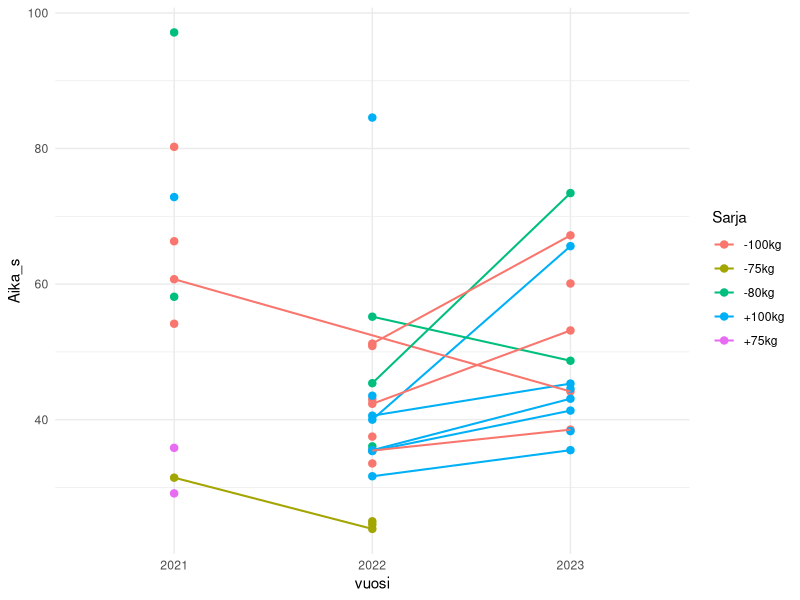
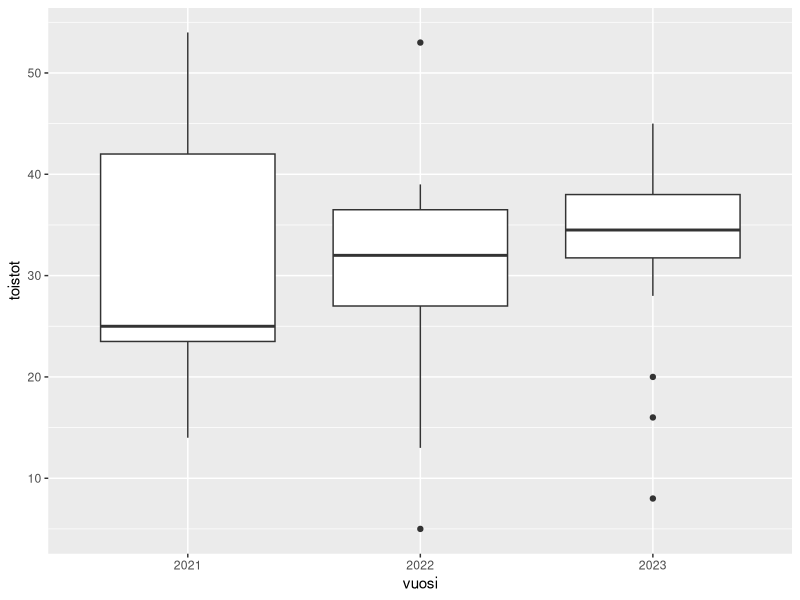
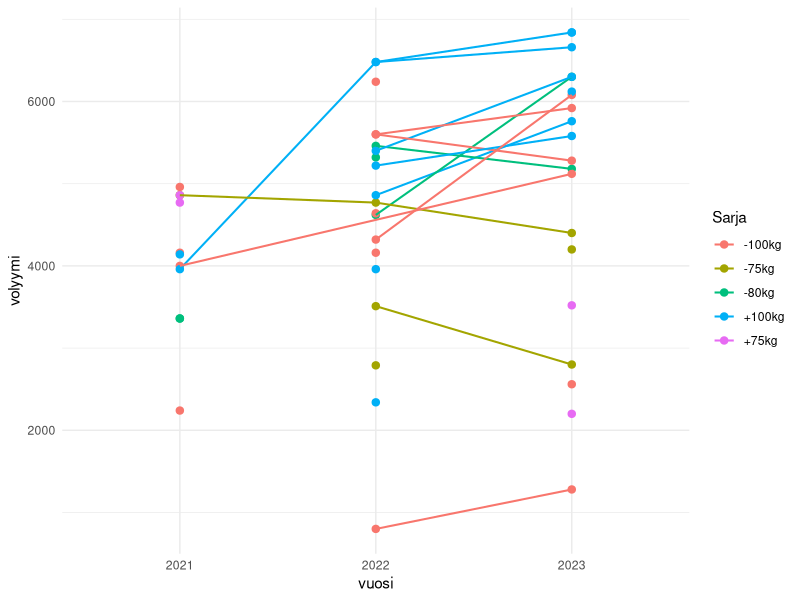
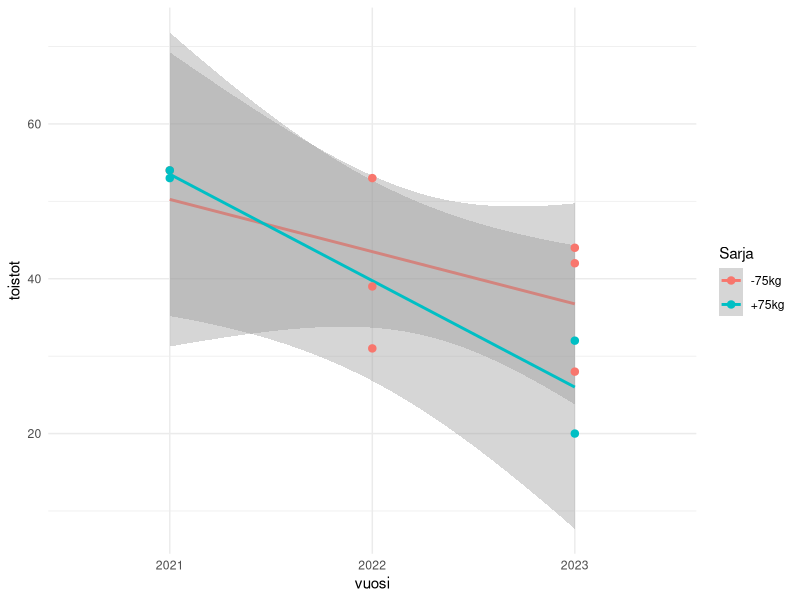
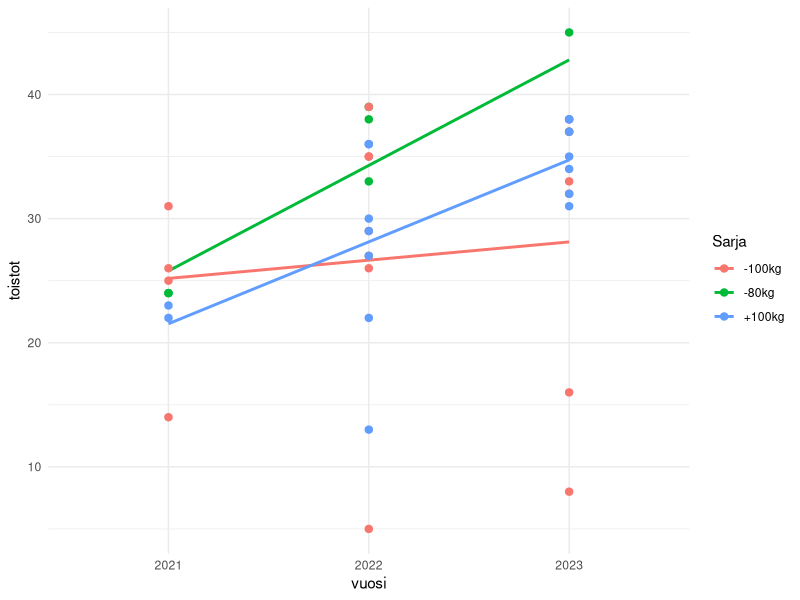
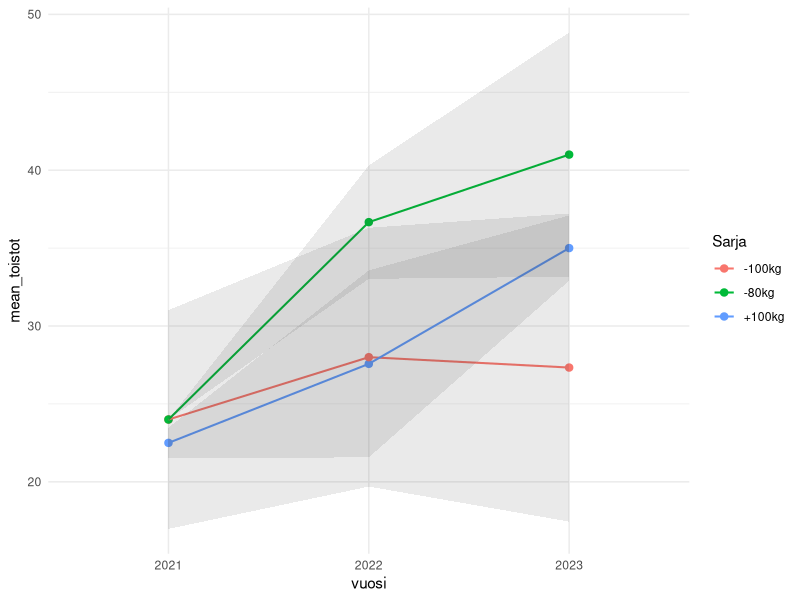

Write the R code that produced these figures, in order.
library(tidyverse)

aika_as_numeric <- function(x) {
  ms(x, roll = TRUE) %>%
    seconds() %>%
    as.numeric()
}

# ajoneuvon veto

ajon21 <- read_csv(here::here("data/vahres23/ajoneuvon_veto_2021.csv"), col_types = "iccccccii") %>%
  mutate(vuosi = "2021")
ajon22 <- read_csv(here::here("data/vahres23/ajoneuvon_veto_2022.csv"), col_types = "iccccccii") %>%
  mutate(vuosi = "2022")
ajon23 <- read_csv(here::here("data/vahres23/ajoneuvon_veto_2023.csv"), col_types = "iccccccii") %>%
  mutate(vuosi = "2023")

ajon <- bind_rows(ajon21,ajon22,ajon23)

ajon.rep <- ajon %>%
  mutate(Aika_s = aika_as_numeric(Aika))

ajon.rep %>%
  filter(Aika_s < 100) %>%
  ggplot() +
  geom_point(aes(x = vuosi, y = Aika_s, color = Sarja), size = 2.2) +
  geom_line(aes(x = vuosi, y = Aika_s, group = Nimi, color = Sarja), linewidth = 0.7) +
  theme_minimal()


# tykin nosto

tykki21 <- read_csv(here::here("data/vahres23/tykin_lavetin_nosto_2021.csv")) %>%
  mutate(vuosi = "2021")
tykki22 <- read_csv(here::here("data/vahres23/tykin_lavetin_nosto_2022.csv")) %>%
  mutate(vuosi = "2022")
tykki23 <- read_csv(here::here("data/vahres23/tykin_lavetin_nosto_2023.csv")) %>%
  mutate(vuosi = "2023")

tykki <- bind_rows(tykki21,tykki22,tykki23)

tykki.rep <- tykki %>%
  rename(massa = `Lavetin massa`) %>%
  mutate(massa_num = as.numeric(str_remove(massa, "kg")),
         toistot = `Toistoa/min`,
         volyymi = toistot*massa_num)

tykki.rep %>%
  ggplot() +
  geom_boxplot(aes(x = vuosi, y = toistot)) +
  geom_line(aes(x = vuosi, y = mean(toistot, na.rm = TRUE)))

tykki.rep %>%
  ggplot() +
  geom_point(aes(x = vuosi, y = volyymi, color = Sarja), size = 2.2) +
  geom_line(aes(x = vuosi, y = volyymi, group = Nimi, color = Sarja), linewidth = 0.7) +
  theme_minimal()

tykki.rep %>%
  filter(Sarja %in% c("-75kg", "+75kg")) %>%
  ggplot() +
  geom_smooth(aes(x = vuosi, y = toistot, group = Sarja, color = Sarja), method = "lm") +
  geom_point(aes(x = vuosi, y = toistot, color = Sarja), size = 2.2) +
  theme_minimal()

tykki.rep %>%
  filter(Sarja %in% c("-80kg", "-100kg", "+100kg")) %>%
  ggplot() +
  geom_smooth(aes(x = vuosi, y = toistot, group = Sarja, color = Sarja), method = "lm", se = FALSE) +
  geom_point(aes(x = vuosi, y = toistot, color = Sarja), size = 2.2) +
  theme_minimal()

tykki.summary <- tykki.rep %>%
  group_by(vuosi, Sarja) %>%
  summarise(mean_toistot = mean(toistot, na.rm = T),
            sd_toistot = sd(toistot, na.rm = T),
            n = n(),
            sqrt_n = sqrt(n),
            mean_volyymi = mean(volyymi, na.rm = T),
            sd_volyymi = sd(volyymi, na.rm = T)) %>%
  mutate(upr_toistot = mean_toistot + 1.96*(sd_toistot/sqrt_n),
         lwr_toistot = mean_toistot - 1.96*(sd_toistot/sqrt_n))

tykki.summary %>%
  filter(Sarja %in% c("-80kg", "-100kg", "+100kg")) %>%
  ggplot() +
  geom_point(aes(x = vuosi, y = mean_toistot, color = Sarja), size = 2.2) +
  geom_line(aes(x = vuosi, y = mean_toistot, group = Sarja, color = Sarja), linewidth = 0.7) +
  geom_ribbon(aes(x = vuosi, ymin = lwr_toistot, ymax = upr_toistot, group = Sarja), alpha = 0.1) +
  theme_minimal()

tykki.rep_m <- tykki.rep %>%
  filter(Sarja %in% c("-80kg", "-100kg", "+100kg"))

fit_tykki <- lm(toistot ~ vuosi + Sarja, data = tykki.rep_m)

summary(fit_tykki)

